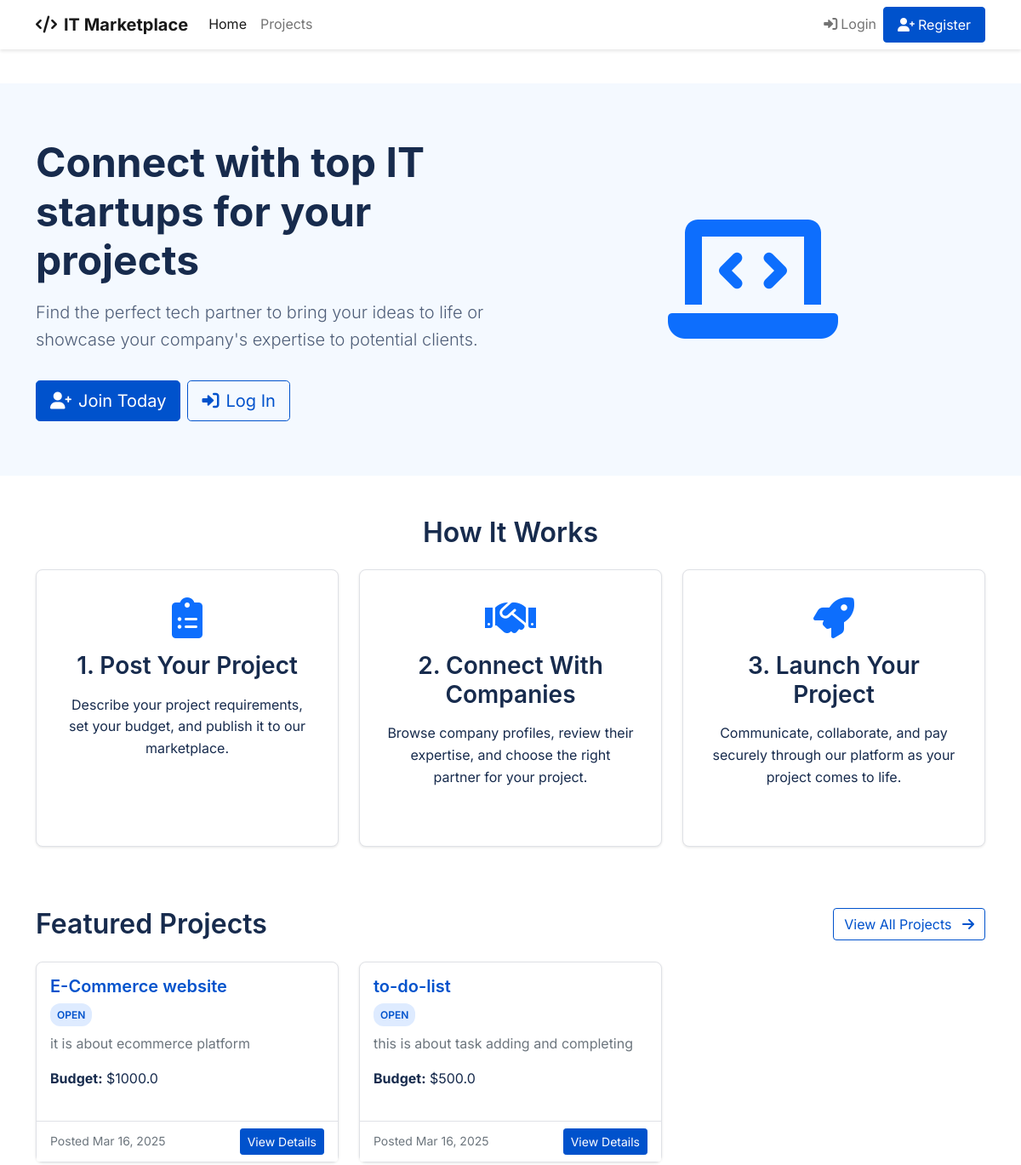
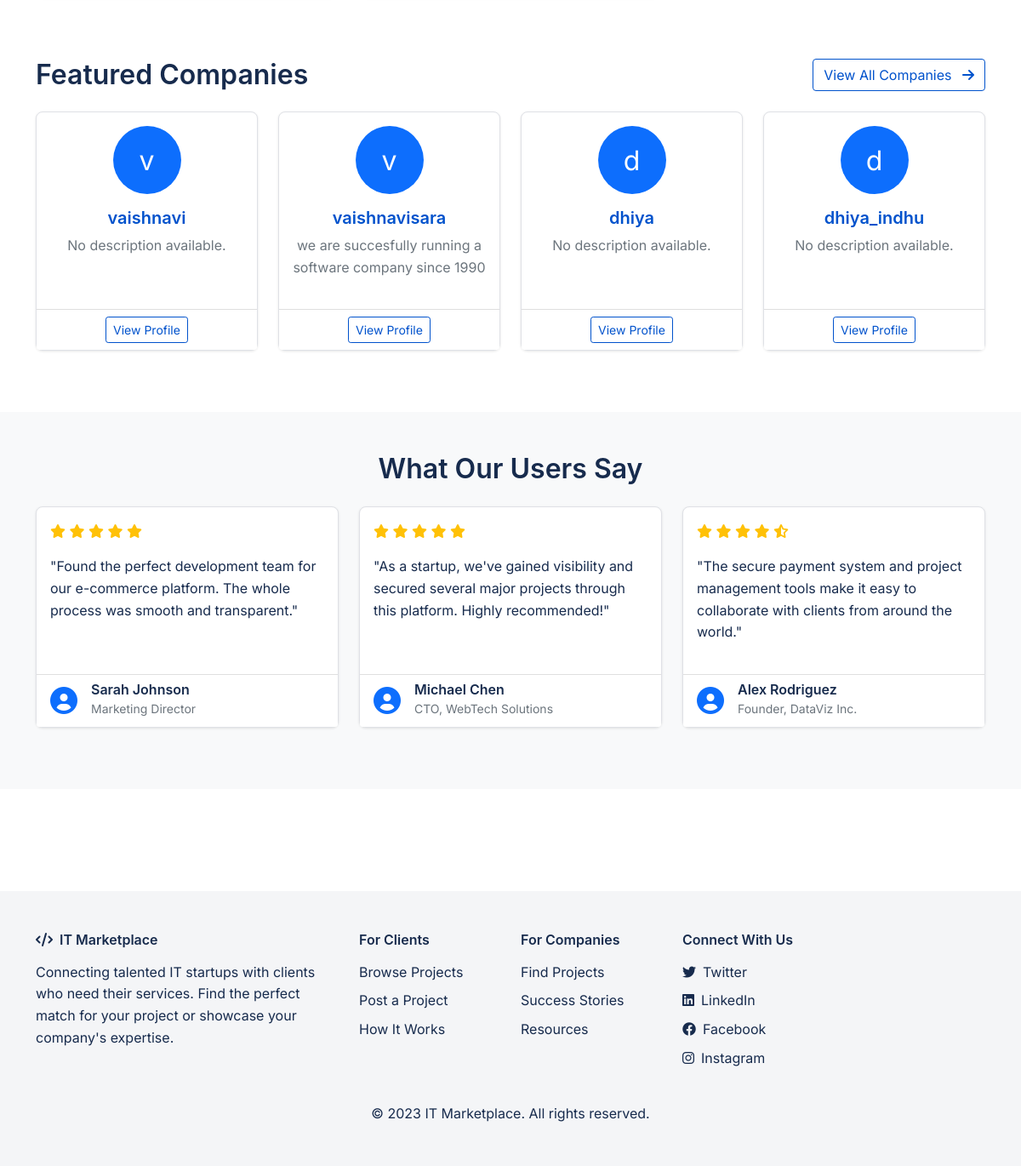
The page / on the database its author committed (2 pictures, top to bottom).
### models.py (models this page shows)
class Project(db.Model):
    id = db.Column(db.Integer, primary_key=True)
    title = db.Column(db.String(100), nullable=False)
    description = db.Column(db.Text, nullable=False)
    budget = db.Column(db.Float, nullable=False)
    status = db.Column(db.String(20), default='open')  # 'open', 'in_progress', 'completed'
    client_id = db.Column(db.Integer, db.ForeignKey('user.id'), nullable=False)
    company_id = db.Column(db.Integer, db.ForeignKey('company.id'))
    created_at = db.Column(db.DateTime, default=datetime.utcnow)
    completed_at = db.Column(db.DateTime)
    payments = db.relationship('Payment', backref='project', lazy=True)

class Company(db.Model):
    id = db.Column(db.Integer, primary_key=True)
    user_id = db.Column(db.Integer, db.ForeignKey('user.id'), nullable=False)
    name = db.Column(db.String(100), nullable=False)
    description = db.Column(db.Text)
    website = db.Column(db.String(120))
    services = db.Column(db.Text)
    created_at = db.Column(db.DateTime, default=datetime.utcnow)
    projects = db.relationship('Project', backref='company', lazy=True, foreign_keys='Project.company_id')

### app.py (the view)
@app.route('/')
def index():
    projects = Project.query.order_by(Project.created_at.desc()).limit(6).all()
    companies = Company.query.limit(4).all()
    return render_template('index.html', projects=projects, companies=companies)

### templates/index.html (shortened to what this page needs)
{% extends "layout.html" %}
{% block content %}
<section class="hero">
    <div class="container">
        <div class="row align-items-center">
            <div class="col-lg-6">
                <h1>Connect with top IT startups for your projects</h1>
                <p class="lead">Find the perfect tech partner to bring your ideas to life or showcase your company's expertise to potential clients.</p>
                <div class="d-flex flex-wrap gap-2">
                    {% if current_user.is_authenticated %}
                        {% if current_user.user_type == 'client' %}
                            <a href="{{ url_for('create_project') }}" class="btn btn-primary btn-lg">
                                <i class="fas fa-plus-circle me-2"></i>Post a Project
                            </a>
                        {% else %}
                            <a href="{{ url_for('projects') }}" class="btn btn-primary btn-lg">
                                <i class="fas fa-search me-2"></i>Find Projects
                            </a>
                        {% endif %}
                    {% else %}
                        <a href="{{ url_for('register') }}" class="btn btn-primary btn-lg">
                            <i class="fas fa-user-plus me-2"></i>Join Today
                        </a>
                        <a href="{{ url_for('login') }}" class="btn btn-outline-primary btn-lg">
                            <i class="fas fa-sign-in-alt me-2"></i>Log In
                        </a>
                    {% endif %}
                </div>
            </div>
            <div class="col-lg-6 mt-4 mt-lg-0 text-center">
                <i class="fas fa-laptop-code fa-10x text-primary"></i>
            </div>
        </div>
    </div>
</section>
<section class="container mb-5">
    <h2 class="text-center mb-4">How It Works</h2>
    <div class="row">
        <div class="col-md-4 mb-4">
            <div class="card h-100 text-center p-3">
                <div class="card-body">
                    <i class="fas fa-clipboard-list fa-3x text-primary mb-3"></i>
                    <h3>1. Post Your Project</h3>
                    <p>Describe your project requirements, set your budget, and publish it to our marketplace.</p>
                </div>
            </div>
        </div>
        <div class="col-md-4 mb-4">
            <div class="card h-100 text-center p-3">
                <div class="card-body">
                    <i class="fas fa-handshake fa-3x text-primary mb-3"></i>
                    <h3>2. Connect With Companies</h3>
                    <p>Browse company profiles, review their expertise, and choose the right partner for your project.</p>
                </div>
            </div>
        </div>
        <div class="col-md-4 mb-4">
            <div class="card h-100 text-center p-3">
                <div class="card-body">
                    <i class="fas fa-rocket fa-3x text-primary mb-3"></i>
                    <h3>3. Launch Your Project</h3>
                    <p>Communicate, collaborate, and pay securely through our platform as your project comes to life.</p>
                </div>
            </div>
        </div>
    </div>
</section>
<section class="container mb-5">
    <div class="d-flex justify-content-between align-items-center mb-4">
        <h2 class="mb-0">Featured Projects</h2>
        <a href="{{ url_for('projects') }}" class="btn btn-outline-primary">
            View All Projects <i class="fas fa-arrow-right ms-2"></i>
        </a>
    </div>
    <div class="row">
        {% if projects %}
            {% for project in projects %}
                <div class="col-md-6 col-lg-4 mb-4">
                    <div class="card project-card h-100" data-status="{{ project.status }}" data-budget="{{ project.budget }}">
                        <div class="card-body">
                            <h5 class="card-title">{{ project.title }}</h5>
                            <span class="project-status project-status-{{ project.status }}">{{ project.status.replace('_', ' ').title() }}</span>
                            <p class="card-text text-muted mt-2">{{ project.description|truncate(100) }}</p>
                            <p class="mb-0"><strong>Budget:</strong> ${{ project.budget }}</p>
                        </div>
                        <div class="card-footer bg-white">
                            <div class="d-flex justify-content-between align-items-center">
                                <small class="text-muted">Posted {{ project.created_at.strftime('%b %d, %Y') }}</small>
                                <a href="{{ url_for('project_detail', project_id=project.id) }}" class="btn btn-sm btn-primary">
                                    View Details
                                </a>
                            </div>
                        </div>
                    </div>
                </div>
            {% endfor %}
        {% else %}
            <div class="col-12">
                <div class="alert alert-info">
                    No projects available at the moment. Be the first to <a href="{{ url_for('create_project') }}">post a project</a>!
                </div>
            </div>
        {% endif %}
    </div>
</section>
<section class="container mb-5">
    <div class="d-flex justify-content-between align-items-center mb-4">
        <h2 class="mb-0">Featured Companies</h2>
        <a href="{{ url_for('company_list') }}" class="btn btn-outline-primary">
            View All Companies <i class="fas fa-arrow-right ms-2"></i>
        </a>
    </div>
    <div class="row">
        {% if companies %}
            {% for company in companies %}
                <div class="col-md-6 col-lg-3 mb-4">
                    <div class="card h-100">
                        <div class="card-body text-center">
                            <div class="rounded-circle bg-primary text-white d-flex align-items-center justify-content-center mx-auto mb-3" style="width: 80px; height: 80px; font-size: 2rem;">
                                {{ company.name[0] }}
                            </div>
                            <h5 class="card-title">{{ company.name }}</h5>
                            <p class="card-text text-muted">{{ company.description|truncate(80) if company.description else 'No description available.' }}</p>
                        </div>
                        <div class="card-footer bg-white text-center">
                            <a href="{{ url_for('company_profile', company_id=company.id) }}" class="btn btn-sm btn-outline-primary">
                                View Profile
                            </a>
                        </div>
                    </div>
                </div>
            {% endfor %}
        {% else %}
            <div class="col-12">
                <div class="alert alert-info">
                    No companies available at the moment. <a href="{{ url_for('register') }}">Register as a company</a> to be featured here!
                </div>
            </div>
        {% endif %}
    </div>
</section>
<section class="bg-light py-5 mb-5">
    <div class="container">
        <h2 class="text-center mb-4">What Our Users Say</h2>
        <div class="row">
            <div class="col-md-4 mb-4">
                <div class="card h-100">
                    <div class="card-body">
                        <div class="d-flex mb-3">
                            <div class="text-warning">
                                <i class="fas fa-star"></i>
                                <i class="fas fa-star"></i>
                                <i class="fas fa-star"></i>
                                <i class="fas fa-star"></i>
                                <i class="fas fa-star"></i>
                            </div>
                        </div>
                        <p class="card-text">"Found the perfect development team for our e-commerce platform. The whole process was smooth and transparent."</p>
                    </div>
                    <div class="card-footer bg-white">
                        <div class="d-flex align-items-center">
                            <i class="fas fa-user-circle fa-2x text-primary me-3"></i>
                            <div>
                                <h6 class="mb-0">Sarah Johnson</h6>
                                <small class="text-muted">Marketing Director</small>
                            </div>
                        </div>
                    </div>
                </div>
            </div>
            <div class="col-md-4 mb-4">
                <div class="card h-100">
                    <div class="card-body">
                        <div class="d-flex mb-3">
                            <div class="text-warning">
                                <i class="fas fa-star"></i>
                                <i class="fas fa-star"></i>
                                <i class="fas fa-star"></i>
                                <i class="fas fa-star"></i>
                                <i class="fas fa-star"></i>
                            </div>
                        </div>
                        <p class="card-text">"As a startup, we've gained visibility and secured several major projects through this platform. Highly recommended!"</p>
                    </div>
                    <div class="card-footer bg-white">
                        <div class="d-flex align-items-center">
                            <i class="fas fa-user-circle fa-2x text-primary me-3"></i>
                            <div>
                                <h6 class="mb-0">Michael Chen</h6>
                                <small class="text-muted">CTO, WebTech Solutions</small>
                            </div>
                        </div>
                    </div>
                </div>
            </div>
            <div class="col-md-4 mb-4">
                <div class="card h-100">
                    <div class="card-body">
                        <div class="d-flex mb-3">
                            <div class="text-warning">
                                <i class="fas fa-star"></i>
                                <i class="fas fa-star"></i>
                                <i class="fas fa-star"></i>
                                <i class="fas fa-star"></i>
                                <i class="fas fa-star-half-alt"></i>
                            </div>
                        </div>
                        <p class="card-text">"The secure payment system and project management tools make it easy to collaborate with clients from around the world."</p>
                    </div>
                    <div class="card-footer bg-white">
                        <div class="d-flex align-items-center">
                            <i class="fas fa-user-circle fa-2x text-primary me-3"></i>
                            <div>
                                <h6 class="mb-0">Alex Rodriguez</h6>
                                <small class="text-muted">Founder, DataViz Inc.</small>
                            </div>
                        </div>
                    </div>
                </div>
            </div>
        </div>
    </div>
</section>
{% endblock %}

### rows shown on the page
Project: title "E-Commerce website", status.replace "OPEN", description "it is about ecommerce platform", budget "1000.0", created_at "Mar 16, 2025"
Project: title "to-do-list", status.replace "OPEN", description "this is about task adding and completing", budget "500.0", created_at "Mar 16, 2025"
Company: name "v", name "vaishnavi", description "No description available."
Company: name "v", name "vaishnavisara", description "we are succesfully running a software company since 1990"
Company: name "d", name "dhiya", description "No description available."
Company: name "d", name "dhiya_indhu", description "No description available."
